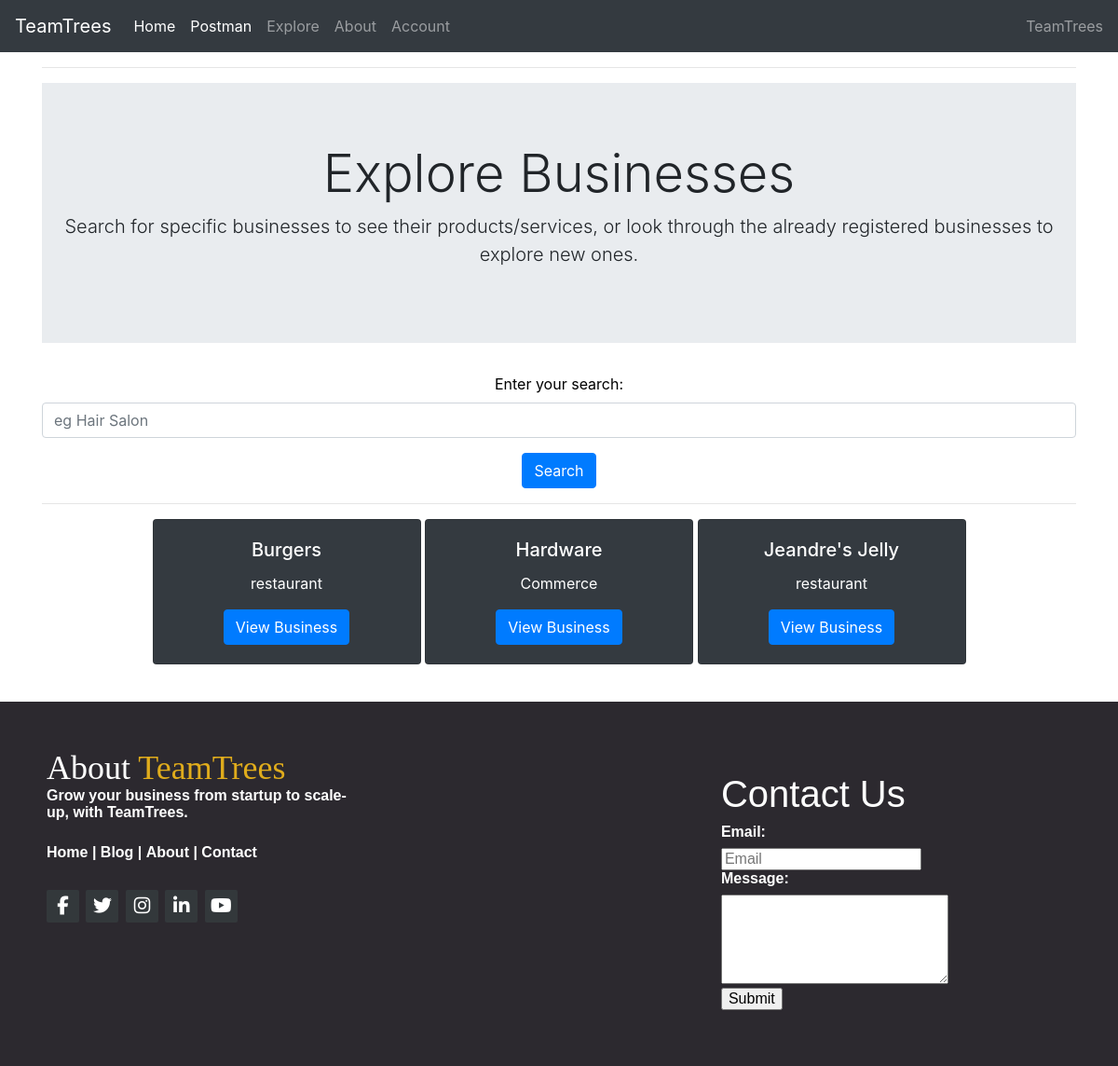
/explore/, run on the app's committed database.
### businesses/models.py (models this page shows, shortened)
class Business(models.Model):
    user = models.ForeignKey(User, on_delete=models.CASCADE)
    businessname = models.CharField(max_length=255)
    businesstype = models.CharField(max_length=255, choices=Business_Type)
    address = models.CharField(max_length=255)
    address2 = models.CharField(max_length=255, default='None')
    city = models.CharField(max_length=255)
    province = models.CharField(max_length=255, choices=Province)
    postal_code = models.CharField(max_length=255, default='None')
    logo = models.ImageField(default='None')

### explore/views.py (the view)
# urls.py: path('explore/', include('explore.urls')),
def explore(request):
    options = Business.objects.all()
    return render(request, 'explore.html', {'options': options})

### templates/explore.html (shortened to what this page needs)
{% extends "base.html" %}
{% block content %}
<div class="container" style='text-align: center;'>
        <hr>
        <div class="jumbotron jumbotron-fluid">
  <div class=" container">
    <h1 class="display-4">Explore Businesses</h1>
    <p class="lead">Search for specific businesses to see their products/services, or look through the already registered businesses to explore new ones.</p>
  </div>
</div>
        <form action="{% url 'explore:search_results' %}" method="GET">
            <div class="form-group">
                <label for="exploreSearch">Enter your search:</label>
                <input type="text" class="form-control" id="exploreSearch" name="exploreSearch"
                    placeholder="eg Hair Salon">
            </div>
            <button type="submit" class="btn btn-primary">Search</button>
            <div>
        </form>
        <hr>
        {% if options == False %}
        <h4>No results found</h4>
        {% else %}
        <div class="grid-container">
            {% for business in options %}
            <div class="grid-item" style="display: grid; display: inline-grid; column-gap: 50px; row-gap: 50px;">
                <div class="card text-white bg-dark mb-3" style="width: 18rem;">
                    <div class="card-body">
                        <h5 class="card-title">{{business.businessname}}</h5>
                        <p class="card-text">{{business.businesstype}}</p>
                        <a href="{% url 'explore:business_detail' pk=business.pk %}" class="btn btn-primary">View Business</a>
                    </div>
                </div>
            </div>
            {% endfor %}
        </div>
        <br>
        {% endif %}
</div>
</div>
{% endblock %}

### static/css/page.css (style rules this page uses)
label { color: black; }
.card { margin: 0 auto; float: none; margin-bottom: 10px; }

### data on the page
Business: businessname "Burgers", businesstype "restaurant"
Business: businessname "Hardware", businesstype "Commerce"
Business: businessname "Jeandre's Jelly", businesstype "restaurant"
